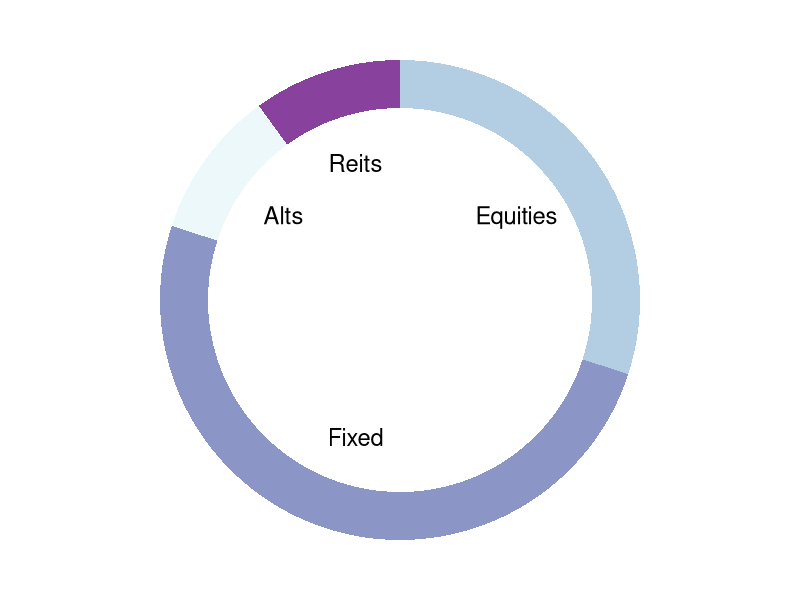

Here is the R script that generated this plot:
## ---- chunk 1
#| echo: false
#| warning: false
#| fig-width: 4.5
#| fig-height: 4.5
library(ggplot2)
library(dplyr)
# dat <- tribble(
#   ~group, ~name, ~value,
#   "all","Equities", 30,
#   "all","Fixed Income", 50,
#   "all","Alternatives", 20
# )
# ggplot(dat, aes(x=value, y=group, fill=name)) + 
#   geom_bar(stat = "identity") + 
#   xlab("") +
#   ylab("") 

# Create test data.
data <- data.frame(
  category=c("Equities", "Fixed", "Alts", "Reits"),
  count=c(30, 50, 10, 10)
)
 
# Compute percentages
data$fraction <- data$count / sum(data$count)

# Compute the cumulative percentages (top of each rectangle)
data$ymax <- cumsum(data$fraction)

# Compute the bottom of each rectangle
data$ymin <- c(0, head(data$ymax, n=-1))

# Compute label position
data$labelPosition <- (data$ymax + data$ymin) / 2

# Compute a good label
data$label <- paste0(data$category)

# Make the plot
ggplot(data, aes(ymax=ymax, ymin=ymin, xmax=4, xmin=3, fill=category)) +
  geom_rect() +
  geom_text( x=2, aes(y=labelPosition, label=label), size=6) + # x here controls label position (inner / outer)
  scale_fill_brewer(palette=3) +
  scale_color_brewer(palette=3) +
  coord_polar(theta="y") +
  xlim(c(-1, 4)) +
  theme_void() +
  theme(legend.position = "none")
## ---- chunk 2
library(formattable)
library(kableExtra)
library(dplyr)

dat <- tribble(
  ~name, ~percent, ~change, ~desc,
  "Equities", "30%", "+5%", "asdf asf asdf asd as df sdf as fasf safsd as df asf asf",
  "Fixed Income", "50%", "-5%", "asdf asf asdf asd as df sdf as fasf safsd as df asf asf",
  "Alternatives", "10%", "-", "asdf asf asdf asd as df sdf as fasf safsd as df asf asfdf as dfasf asdf asdf asd fas dfas df asdf ds fds as fsad fa dfas fasdf",
  "Reits", "10%", "-", "asdf asf asdf asd as df sdf as fasf safsd as df asf asfdf as dfasf asdf asdf asd fas dfas df asdf ds fds as fsad fa dfas fasdf"
) 

kbl(dat, escape = F,align = c('l', 'c','c','l'),col.names = c("","","","")) %>%
  kable_paper("hover", full_width = F) 
## ---- chunk 3
library(formattable)
library(kableExtra)

formatCMV <- function(data_column) {
  ifelse(data_column == 0, 
         cell_spec(data_column, 
                   background = "lightgray", 
                   color = "white", 
                   align = "center"),
         ifelse(data_column >0,
                cell_spec(data_column, 
                          background = "lightgreen", 
                          color = "white", 
                          align = "center"),
                cell_spec(data_column, 
                          background = "pink", 
                          color = "white", 
                          align = "center")
                )
         )
  
}

ft_dt <- mtcars[1:5, 1:4]
ft_dt$car <- row.names(ft_dt)
row.names(ft_dt) <- NULL
ft_dt$rank <- 1:5
ft_dt$mpg <- (1:5) -3 #sample(1:5, 5, TRUE) -3
ft_dt$cyl <- sample(1:5, 5, TRUE)-3
ft_dt$disp <- sample(1:5, 5, TRUE)-3

#ft_dt$mpg <- color_tile("white", "grey")(ft_dt$mpg)
ft_dt$mpg <- formatCMV(ft_dt$mpg)
ft_dt$cyl <- formatCMV(ft_dt$cyl)
ft_dt$disp <- formatCMV(ft_dt$disp)
#   ifelse(ft_dt$mpg == 0, 
#       cell_spec(ft_dt$mpg, 
#                       background = "lightgray", color = "white", align = "center", popover = spec_popover(
#   content = "NULL  dfa asdf  fa ds a f e e faes f sad fa sdf asd fasd fa sfasdf",
#   title = "Title!",
#   trigger = "click",
#   position = "right"
# )),
#   ifelse(
#   ft_dt$mpg >0,
#   cell_spec(ft_dt$mpg, 
#                       background = "lightgreen", color = "white", align = "center"),
#   cell_spec(ft_dt$mpg, 
#                       background = "pink", color = "white", align = "center")
# ))

# ft_dt$cyl <- ifelse(
#   ft_dt$cyl >4,
#   cell_spec(ft_dt$cyl, 
#                       background = "lightgreen", color = "white", align = "center"),
#   cell_spec(ft_dt$cyl, 
#                       background = "pink", color = "white", align = "center")
# )
  
# ft_dt$disp <- ifelse(
#   ft_dt$disp > 200,
#   cell_spec(ft_dt$disp, color = "red", bold = T),
#   cell_spec(ft_dt$disp, color = "green", italic = T)
# )
ft_dt$hp <- color_bar("lightgreen")(ft_dt$hp)
ft_dt <- ft_dt[c("rank","mpg","car", "mpg", "cyl", "disp", "hp")]
ft_dt$car[1] <- "ab ab asdf  dfa sd a df as fsa fasd f fa fsd f sdfd sasdf sadf asf asf asd  a sfa sdf dsf"
ft_dt$car[2] <- "ab ab asdf  dfa sd a df as fsa fasd f fa fsd f sdfd sasdf sadf asf asf asd  a sfa sdf dsf"
ft_dt$car[3] <- "ab ab asdf  dfa sd a df as fsa fasd f fa fsd f sdfd sasdf sadf asf asf asd  a sfa sdf dsf"
ft_dt$car[4] <- "ab ab asdf  dfa sd a df as fsa fasd f fa fsd f sdfd sasdf sadf asf asf asd  a sfa sdf dsf"
ft_dt$car[5] <- "ab ab asdf  dfa sd a df as fsa fasd f fa fsd f sdfd sasdf sadf asf asf asd  a sfa sdf dsfab ab asdf  dfa sd a df as fsa fasd f fa fsd f sdfd sasdf sadf asf asf asd  a sfa sdf dsfab ab asdf  dfa sd a df as fsa fasd f fa fsd f sdfd sasdf sadf asf asf asd  a sfa sdf dsf"
ft_dt <- cbind(ft_dt, ft_dt$car)
names(ft_dt) <- c("Rank", "Change", "Asset Class", "C", "M", "V", "la", " ")
ft_dt$`Asset Class` <- c("S&P 500", "Japan Small", "STOXX", "Russell Value", "Russell Small")

kbl(ft_dt[-7], escape = F,align = c('c','c','l','c','c','c','l')) %>%
  kable_paper("hover", full_width = F) 
## ---- chunk 4
library(formattable)
library(kableExtra)

formatCMV <- function(data_column) {
  ifelse(data_column == 0, 
         cell_spec(data_column, 
                   background = "lightgray", 
                   color = "white", 
                   align = "center"),
         ifelse(data_column >0,
                cell_spec(data_column, 
                          background = "lightgreen", 
                          color = "white", 
                          align = "center"),
                cell_spec(data_column, 
                          background = "pink", 
                          color = "white", 
                          align = "center")
                )
         )
  
}

ft_dt <- mtcars[1:5, 1:4]
ft_dt$car <- row.names(ft_dt)
row.names(ft_dt) <- NULL
ft_dt$rank <- 1:5
ft_dt$mpg <- (1:5) -3 #sample(1:5, 5, TRUE) -3
ft_dt$cyl <- sample(1:5, 5, TRUE)-3
ft_dt$disp <- sample(1:5, 5, TRUE)-3

ft_dt$mpg <- formatCMV(ft_dt$mpg)
ft_dt$cyl <- formatCMV(ft_dt$cyl)
ft_dt$disp <- formatCMV(ft_dt$disp)
ft_dt$hp <- color_bar("lightgreen")(ft_dt$hp)
ft_dt <- ft_dt[c("rank","mpg","car", "mpg", "cyl", "disp", "hp")]
ft_dt$car[1] <- "ab ab asdf  dfa sd a df as fsa fasd f fa fsd f sdfd sasdf sadf asf asf asd  a sfa sdf dsf"
ft_dt$car[2] <- "ab ab asdf  dfa sd a df as fsa fasd f fa fsd f sdfd sasdf sadf asf asf asd  a sfa sdf dsf"
ft_dt$car[3] <- "ab ab asdf  dfa sd a df as fsa fasd f fa fsd f sdfd sasdf sadf asf asf asd  a sfa sdf dsf"
ft_dt$car[4] <- "ab ab asdf  dfa sd a df as fsa fasd f fa fsd f sdfd sasdf sadf asf asf asd  a sfa sdf dsf"
ft_dt$car[5] <- "ab ab asdf  dfa sd a df as fsa fasd f fa fsd f sdfd sasdf sadf asf asf asd  a sfa sdf dsfab ab asdf  dfa sd a df as fsa fasd f fa fsd f sdfd sasdf sadf asf asf asd  a sfa sdf dsfab ab asdf  dfa sd a df as fsa fasd f fa fsd f sdfd sasdf sadf asf asf asd  a sfa sdf dsf"
ft_dt <- cbind(ft_dt, ft_dt$car)
names(ft_dt) <- c("Rank", "Change", "Asset Class", "C", "M", "V", "la", " ")
ft_dt$`Asset Class` <- c("S&P 500", "Japan Small", "STOXX", "Russell Value", "Russell Small")

kbl(ft_dt[-7], escape = F,align = c('c','c','l','c','c','c','l')) %>%
  kable_paper("hover", full_width = F) 
## ---- chunk 5
library(formattable)
library(kableExtra)

formatCMV <- function(data_column) {
  ifelse(data_column == 0, 
         cell_spec(data_column, 
                   background = "lightgray", 
                   color = "white", 
                   align = "center"),
         ifelse(data_column >0,
                cell_spec(data_column, 
                          background = "lightgreen", 
                          color = "white", 
                          align = "center"),
                cell_spec(data_column, 
                          background = "pink", 
                          color = "white", 
                          align = "center")
                )
         )
  
}

ft_dt <- mtcars[1:5, 1:4]
ft_dt$car <- row.names(ft_dt)
row.names(ft_dt) <- NULL
ft_dt$rank <- 1:5
ft_dt$mpg <- (1:5) -3 #sample(1:5, 5, TRUE) -3
ft_dt$cyl <- sample(1:5, 5, TRUE)-3
ft_dt$disp <- sample(1:5, 5, TRUE)-3

#ft_dt$mpg <- color_tile("white", "grey")(ft_dt$mpg)
ft_dt$mpg <- formatCMV(ft_dt$mpg)
ft_dt$cyl <- formatCMV(ft_dt$cyl)
ft_dt$disp <- formatCMV(ft_dt$disp)
#   ifelse(ft_dt$mpg == 0, 
#       cell_spec(ft_dt$mpg, 
#                       background = "lightgray", color = "white", align = "center", popover = spec_popover(
#   content = "NULL  dfa asdf  fa ds a f e e faes f sad fa sdf asd fasd fa sfasdf",
#   title = "Title!",
#   trigger = "click",
#   position = "right"
# )),
#   ifelse(
#   ft_dt$mpg >0,
#   cell_spec(ft_dt$mpg, 
#                       background = "lightgreen", color = "white", align = "center"),
#   cell_spec(ft_dt$mpg, 
#                       background = "pink", color = "white", align = "center")
# ))

# ft_dt$cyl <- ifelse(
#   ft_dt$cyl >4,
#   cell_spec(ft_dt$cyl, 
#                       background = "lightgreen", color = "white", align = "center"),
#   cell_spec(ft_dt$cyl, 
#                       background = "pink", color = "white", align = "center")
# )
  
# ft_dt$disp <- ifelse(
#   ft_dt$disp > 200,
#   cell_spec(ft_dt$disp, color = "red", bold = T),
#   cell_spec(ft_dt$disp, color = "green", italic = T)
# )
ft_dt$hp <- color_bar("lightgreen")(ft_dt$hp)
ft_dt <- ft_dt[c("rank","mpg","car", "mpg", "cyl", "disp", "hp")]
ft_dt$car[1] <- "ab ab asdf  dfa sd a df as fsa fasd f fa fsd f sdfd sasdf sadf asf asf asd  a sfa sdf dsf"
ft_dt$car[2] <- "ab ab asdf  dfa sd a df as fsa fasd f fa fsd f sdfd sasdf sadf asf asf asd  a sfa sdf dsf"
ft_dt$car[3] <- "ab ab asdf  dfa sd a df as fsa fasd f fa fsd f sdfd sasdf sadf asf asf asd  a sfa sdf dsf"
ft_dt$car[4] <- "ab ab asdf  dfa sd a df as fsa fasd f fa fsd f sdfd sasdf sadf asf asf asd  a sfa sdf dsf"
ft_dt$car[5] <- "ab ab asdf  dfa sd a df as fsa fasd f fa fsd f sdfd sasdf sadf asf asf asd  a sfa sdf dsfab ab asdf  dfa sd a df as fsa fasd f fa fsd f sdfd sasdf sadf asf asf asd  a sfa sdf dsfab ab asdf  dfa sd a df as fsa fasd f fa fsd f sdfd sasdf sadf asf asf asd  a sfa sdf dsf"
ft_dt <- cbind(ft_dt, ft_dt$car)
names(ft_dt) <- c("Rank", "Change", "Asset Class", "C", "M", "V", "la", " ")
ft_dt$`Asset Class` <- c("S&P 500", "Japan Small", "STOXX", "Russell Value", "Russell Small")

kbl(ft_dt[-7], escape = F,align = c('c','c','l','c','c','c','l')) %>%
  kable_paper("hover", full_width = F) 
